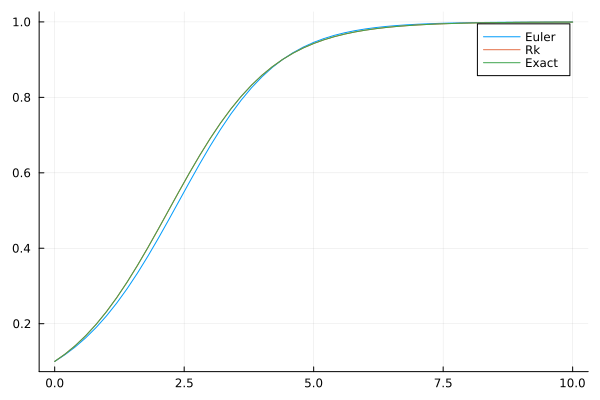

Julia code for this plot:
using Plots

function f(a, x)
    return a * x * (1-x)
end

function sol(p, x, dt)
    return x * exp(p * dt) / (1 - x + x*exp(p*dt))
end 

function euler(p, x, dt)
    return x + dt * f(p, x)
end

function rk(p, x, dt)
    k_1 = f(p, x)*dt
    k_2 = f(p, x + k_1/2)*dt
    k_3 = f(p, x + k_2/2)*dt
    k_4 = f(p, x + k_3)*dt
    return x + (k_1 + 2*k_2 + 2*k_3 + k_4)/6 
end


function createPlot(p, x_0, dt, nt_max)
    t_grid = 0:dt:nt_max*dt
    x_euler = zeros(nt_max + 1)
    x_rk = zeros(nt_max + 1)
    x_exact = zeros(nt_max + 1)
    
    x_euler[1] = x_0
    x_rk[1] = x_0
    x_exact[1] = x_0

    for i = 1:nt_max
        x_euler[i+1] = euler(p, x_euler[i], dt)
        x_rk[i+1] = rk(p, x_rk[i], dt)
        x_exact[i+1] = sol(p, x_rk[i], dt)
    end

    plot(t_grid, x_euler, label = "Euler"); plot!(t_grid, x_rk, label = "Rk"); plot!(t_grid, x_exact, label = "Exact")
end


createPlot(1.0, 0.1, 0.2, 50)
savefig("kadai6-2.png")
